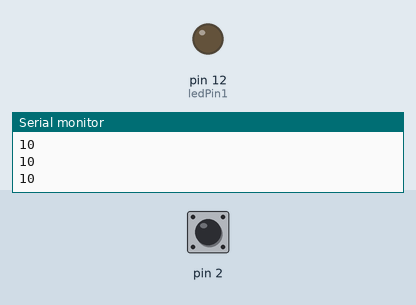
A sketch run on a simulated Arduino Uno, built with avr-gcc and run on an emulated ATmega328P. Shown: output pins drawn as LEDs (lit = HIGH), the last lines printed to the serial monitor. The test bench sets the inputs (shaded band); at power-on: pin 2 HIGH.

Above: at 1.2 s.
1.3 s: pin 2 pulled LOW for 0.15 s
At 1.38 s:
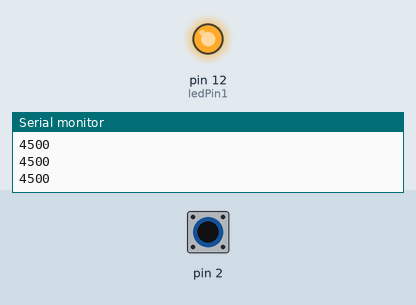
2.9 s: pin 2 pulled LOW for 3.2 s
At 6.4 s:
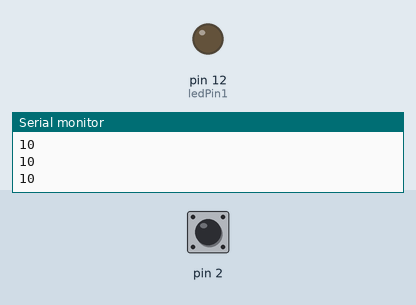
Timing chart, 0 to 7.9 s (numbered marks = the images above; inputs shaded):
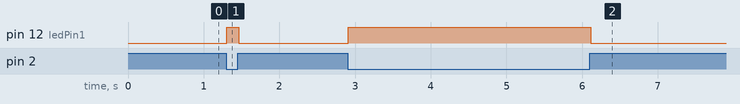

Measured:
- after the input at 1.3 s, pin 12 (ledPin1): LOW → HIGH at once, → LOW 0.16 s later
- after the input at 2.9 s, pin 12 (ledPin1): LOW → HIGH at once, → LOW 3.2 s later

The sketch:

_009_aura_m66tja.ino
```cpp
/*
  Arduino Starter Kit example
 Project 13  - Touch Sensor Lamp

 This sketch is written to accompany Project 13 in the
 Arduino Starter Kit

 Parts required:
 1 Megohm resistor
 metal foil or copper mesh
 220 ohm resistor
 LED

 Software required :
 CapacitiveSensor library by Paul Badger
 http://www.arduino.cc/playground/Main/CapacitiveSensor

 Created 18 September 2012
 by Scott Fitzgerald

 http://www.arduino.cc/starterKit

 This example code is part of the public domain
 */

// import the library (must be located in the
// Arduino/libraries directory)
#include <CapacitiveSensor.h>

// create an instance of the library
// pin 4 sends electrical energy
// pin 2 senses senses a change
CapacitiveSensor capSensor = CapacitiveSensor(4, 2);

// threshold for turning the lamp on
int threshold = 200;

// pin the LED is connected to
const int ledPin1 = 12;


void setup() {
  // open a serial connection
  Serial.begin(9600);
  // set the LED pin as an output
  pinMode(ledPin1, OUTPUT);
}

void loop() {
  // store the value reported by the sensor in a variable
  long sensorValue = capSensor.capacitiveSensor(30);

  // print out the sensor value
  Serial.println(sensorValue);

  // if the value is greater than the threshold
  if (sensorValue > threshold) {
    // turn the LED on
    digitalWrite(ledPin1, HIGH);
  }
  // if it's lower than the threshold
  else {
    // turn the LED off
    digitalWrite(ledPin1, LOW);
  }

  delay(10);
}
```
